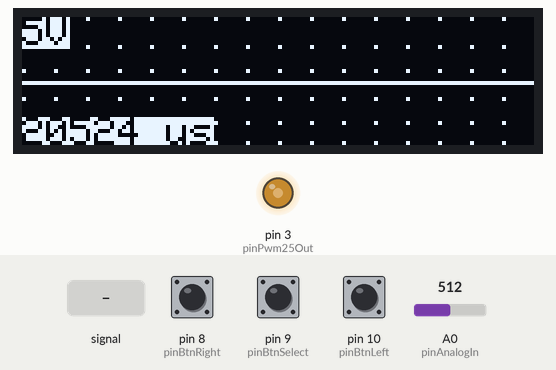
A sketch run on a simulated Arduino Uno, built with avr-gcc and run on an emulated ATmega328P. Shown: 128×32 one-colour display, output pins drawn as LEDs (lit = HIGH). Inputs (shaded band) come from the test bench; at power-on: A0 (pinAnalogIn) = 512, pin 10 (pinBtnLeft) HIGH, pin 8 (pinBtnRight) HIGH, pin 9 (pinBtnSelect) HIGH.

Above: at 1.2 s.
1.3 s: A0 (pinAnalogIn) fed a 200 Hz sine of ±81 counts around its level
At 1.34 s:
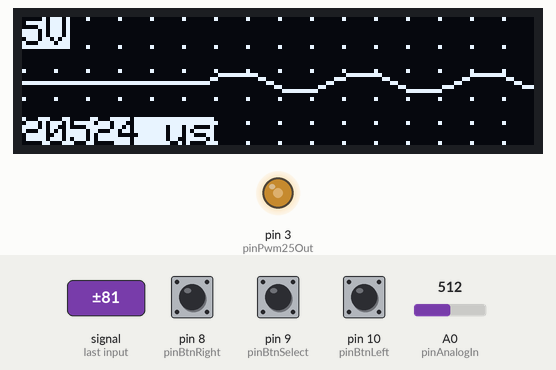
2.8 s: A0 (pinAnalogIn) set to 716
At 3.3 s:
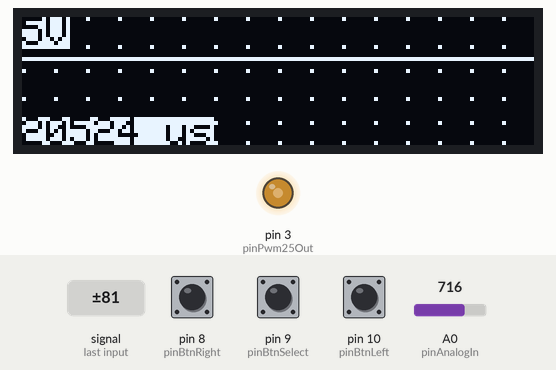
4.3 s: pin 10 (pinBtnLeft) pulled LOW for 0.15 s
At 5.6 s:
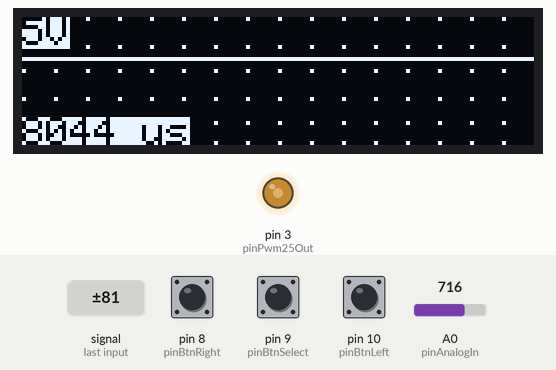
5.9 s: pin 8 (pinBtnRight) pulled LOW for 1 s
At 8.2 s:
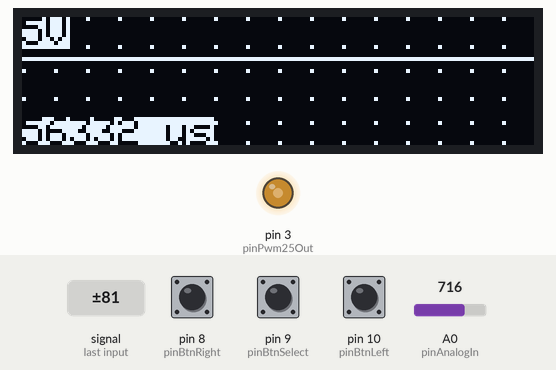
8.4 s: pin 8 (pinBtnRight) pulled LOW for 0.15 s
At 9.3 s:
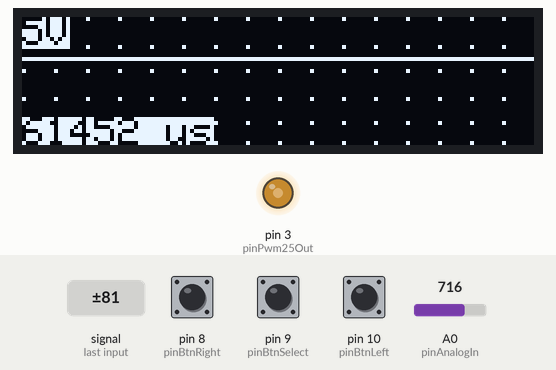
10.1 s: pin 10 (pinBtnLeft) pulled LOW for 1 s
At 10.21 s:
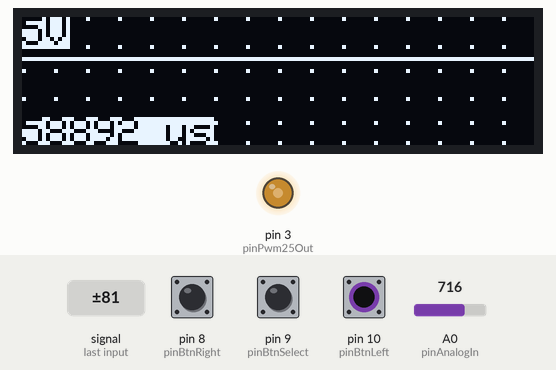

The sketch:

main.ino
```cpp
#include <SPI.h>
#include <Wire.h>
#include <Adafruit_GFX.h>
#include <Adafruit_SSD1306.h>

// defines for setting and clearing register bits
#ifndef cbi
#define cbi(sfr, bit) (_SFR_BYTE(sfr) &= ~_BV(bit))
#endif
#ifndef sbi
#define sbi(sfr, bit) (_SFR_BYTE(sfr) |= _BV(bit))
#endif

// defining pins for control
const int pinBtnSelect = 9;
const int pinBtnLeft = 10;
const int pinBtnRight = 8;
const int pinPwm25Out = 3;
const int pinAnalogIn = A0;

const int bufferSize = 128;

const int minMode = 1;
const int maxMode = 7 + 500;

const int defaultMode = 7;

// initing display
Adafruit_SSD1306 display(128, 32, &Wire, -1);
byte buffer[bufferSize];

int mode = defaultMode;

void drawScreen(unsigned long duration) {
  display.clearDisplay();
  display.setTextColor(BLACK, WHITE);
  for (int v = 5; v >= 0; v --) {
    int tickY;
    if (v == 5)
      tickY = 0;
    else if (! v)
      tickY = display.height() - 1;
    else
      tickY = display.height() - display.height() * v / 5;
    for (int x = 0; x < display.width(); x += 8)
      display.drawPixel(x, tickY, WHITE);
  }

  for (int x = 0; x < bufferSize; x ++) {
    if (! x)
      display.drawPixel(x, buffer[x], WHITE);
    else
      display.drawLine(x - 1, buffer[x - 1], x, buffer[x], WHITE);
  }

  display.setCursor(0, 0);
  display.print("5V");
  display.setCursor(0, display.height() - 7);
  display.print(duration);
  display.print(" us");
  display.display();
}

void setup() {
  // defining pins for control
  pinMode(pinBtnSelect, INPUT_PULLUP);
  pinMode(pinBtnLeft, INPUT_PULLUP);
  pinMode(pinBtnRight, INPUT_PULLUP);
  pinMode(pinAnalogIn, INPUT);

  pinMode(pinPwm25Out, OUTPUT);
  analogWrite(pinPwm25Out, 128);

  display.begin(SSD1306_SWITCHCAPVCC, 0x3C, false);
  display.setTextSize(1);
  display.clearDisplay();
}

void loop() {
  // reading buttons states
  if (digitalRead(pinBtnSelect) == LOW)
    mode = defaultMode;
  if (mode > minMode && digitalRead(pinBtnLeft) == LOW)
      mode --;
  if (mode < maxMode && digitalRead(pinBtnRight) == LOW)
      mode ++;

  if (mode < 7) {
    // if mode < 7 we using hardware ADC prescaler
    // for more information follow the link https://ww1.microchip.com/downloads/en/DeviceDoc/ATmega48A-PA-88A-PA-168A-PA-328-P-DS-DS40002061B.pdf
    // to 24.9.2 ADCSRA – ADC Control and Status Register A
    if (mode & 1)
      sbi(ADCSRA, ADPS0);
    else
      cbi(ADCSRA, ADPS0);
    if (mode & 2)
      sbi(ADCSRA, ADPS1);
    else
      cbi(ADCSRA, ADPS1);
    if (mode & 4)
      sbi(ADCSRA, ADPS2);
    else
      cbi(ADCSRA, ADPS2);
  } else {
    // else we are clearing all regiters and using software delay
    sbi(ADCSRA, ADPS0);
    sbi(ADCSRA, ADPS1);
    sbi(ADCSRA, ADPS2);
  }

  unsigned long delayUs = (mode > 7) ? (mode - 7) * 20 : 0;
  unsigned long start = micros();
  for (int x = 0; x < bufferSize; x ++) {
    buffer[x] = map(analogRead(pinAnalogIn), 0, 1023, display.height() - 1, 0);
    if (delayUs)
      delayMicroseconds(delayUs);
  }
  drawScreen(micros() - start);
}
```

Measured:
- after the input at 1.3 s, the display: changes at once (image 1)
- after the input at 4.3 s, the display: changes after 0.16 s (image 3)
- after the input at 5.9 s, the display: first changes at once (image 4 shows a later state)
- after the input at 8.4 s, the display: first differs from a run without the input after 0.12 s (image 5 shows a later state)
- after the input at 10.1 s, the display: changes after 0.11 s (image 6)
- what the display in image 2 shows lasts 0.7 s, from 2.8 s to 3.5 s
